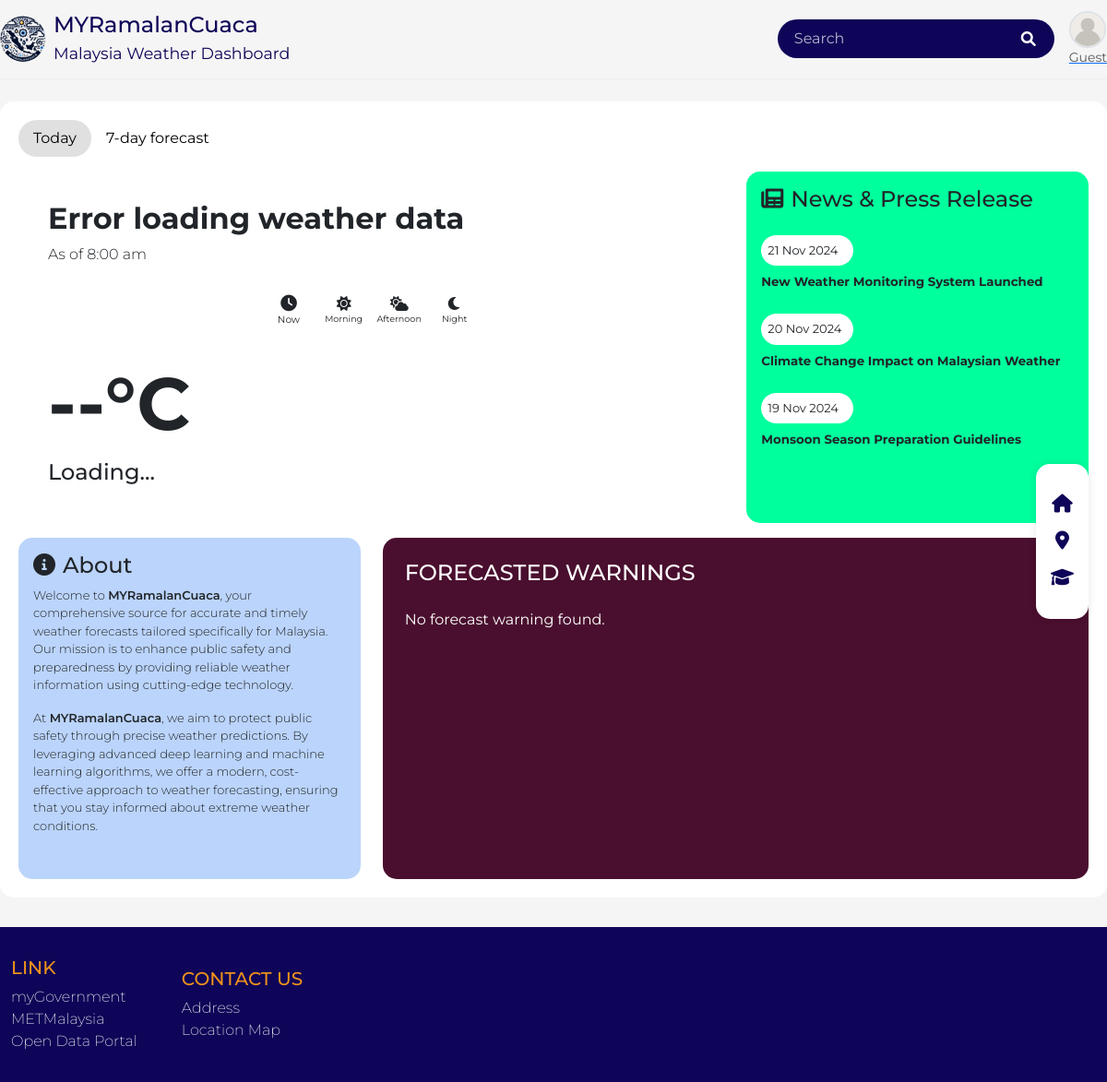
Page /dashboard.php on the committed database.
### tables this page shows
CREATE TABLE `news` (
  `id` int(11) NOT NULL,
  `title` varchar(200) NOT NULL,
  `content` text NOT NULL,
  `published_date` timestamp NOT NULL DEFAULT current_timestamp() ON UPDATE current_timestamp(),
  `created_by` int(11) NOT NULL,
  `created_at` timestamp NOT NULL DEFAULT current_timestamp(),
  `updated_at` timestamp NOT NULL DEFAULT current_timestamp() ON UPDATE current_timestamp()
);

### dashboard.php (the view, shortened to what this page needs)
<?php require('header.php') ?>
<?php
$conn = new mysqli('localhost', 'root', '', 'weather_app');
$location = isset($_GET['location']) ? $_GET['location'] : 'Gombak';
$clean_location = $conn->real_escape_string($location);
$news_result = $conn->query("SELECT title,content,published_date FROM news ORDER BY published_date DESC LIMIT 3");
$warnings_result = $conn->query("
    SELECT w.*, l.name as location_name
    FROM weather_warnings w
    LEFT JOIN locations l ON w.location_id = l.id
    WHERE l.name LIKE '%{$clean_location}%'
    ORDER BY w.severity DESC, w.start_date DESC
    LIMIT 3
");
?>
<link href="./template.css" rel="stylesheet">
<link rel="stylesheet" href="https://unpkg.com/leaflet/dist/leaflet.css" />
<div class="main-content my-4">
    <ul class="nav nav-pills mb-3" id="weatherTabs">
        <li class="nav-item"><button class="nav-link active" data-bs-toggle="tab" data-bs-target="#today">Today</button>
        </li>
        <li class="nav-item"><button class="nav-link" data-bs-toggle="tab" data-bs-target="#forecast">7-day
                forecast</button></li>
    </ul>
    <div class="tab-content">
        <div class="tab-pane fade show active" id="today">
            <div class="row">
                <div class="col-md-8 mb-3">
                    <div class="weather-card">
                        <div class="weather-info">
                            <h2 id="location">Loading...</h2>
                            <p id="timestamp" class="mb-4">As of 8:00 am</p>
                            <div class="weather-time-selector mb-3">
                                <button class="weather-time-btn active" data-time="now">
                                    <i class="fas fa-clock"></i>
                                    <span>Now</span>
                                </button>
                                <button class="weather-time-btn" data-time="morning">
                                    <i class="fas fa-sun"></i>
                                    <span>Morning</span>
                                </button>
                                <button class="weather-time-btn" data-time="afternoon">
                                    <i class="fas fa-cloud-sun"></i>
                                    <span>Afternoon</span>
                                </button>
                                <button class="weather-time-btn" data-time="night">
                                    <i class="fas fa-moon"></i>
                                    <span>Night</span>
                                </button>
                            </div>
                            <div class="temperature" id="temperature">--°C</div>
                            <div id="condition" class="h4">Loading...</div>
                        </div>
                    </div>
                </div>
                <div class="col-md mb-3">
                    <div class="news-card pb-0">
                        <h4><i class="fas fa-newspaper me-2"></i>News & Press Release</h4>
                        <div class="">
                            <?php while ($news = $news_result->fetch_assoc()): ?>
                                <div class="mt-4">
                                    <div class="custom-published-date" style="font-size:small;">
                                        <?= date('d M Y', strtotime($news['published_date'])) ?>
                                    </div>
                                    <p class="mt-2" style="font-size:smaller; font-weight: 700;">
                                        <?= htmlspecialchars($news['title']) ?>
                                    </p>
                                </div>
                            <?php endwhile ?>
                        </div>
                    </div>
                </div>
            </div>
        </div>
    </div>
    <div class="row g-4">
        <div class="col-md-4">
            <div class="about-section" style="min-height:370px">
                <h4><i class="fas fa-info-circle me-2"></i>About</h4>
                <p style="font-size:small">Welcome to <strong style="font-weight:600;">MYRamalanCuaca</strong>, your
                    comprehensive source for
                    accurate and timely weather forecasts tailored specifically for Malaysia. Our mission is to
                    enhance public safety and preparedness by providing reliable weather information using
                    cutting-edge technology.</p>
                <p style="font-size:small" class="mt-3">At <strong style="font-weight:600;">MYRamalanCuaca</strong>, we
                    aim to protect public
                    safety through precise weather predictions. By leveraging advanced deep learning and machine
                    learning algorithms, we offer a modern, cost-effective approach to weather forecasting, ensuring
                    that you stay informed about extreme weather conditions.</p>
            </div>
        </div>
        <div class="col-md">
            <div class="warning-section" style="min-height:370px">
                <h4 class="mb-4">FORECASTED WARNINGS</h4>
                <div class="row g-3">
                    <?php if ($warnings_result->num_rows > 0):
                        while ($warning = $warnings_result->fetch_assoc()): ?>
                            <div class="col-md-4">
                                <div class="warning-card">
                                    <div class="severity-indicator severity-<?= strtolower($warning['severity']) ?>"></div>
                                    <h5 class="text-dark mb-3"><?= htmlspecialchars($warning['title']) ?></h5>
                                    <div class="p-2">
                                        <p class="small text-dark mb-2"><?= htmlspecialchars($warning['description']) ?></p>
                                        <small class="d-block text-dark mb-2">
                                            Location: <?= htmlspecialchars($warning['location_name']) ?>
                                        </small>
                                        <div class="warning-map" id="map-<?= $warning['id'] ?>"
                                            data-area='<?= htmlspecialchars($warning['affected_area'] ?? '') ?>'
                                            data-severity="<?= htmlspecialchars($warning['severity']) ?>"
                                            style="height: 150px; margin: 10px 0; border-radius: 8px;">
                                        </div>
                                        <small class="d-block text-dark">
                                            Until: <?= date('d M Y H:i', strtotime($warning['end_date'])) ?>
                                        </small>
                                    </div>
                                </div>
                            </div>
                        <?php endwhile; ?>
                    <?php else: ?>
                        <div>No forecast warning found.</div>
                    <?php endif ?>
                </div>
            </div>
        </div>
    </div>
</div>
<?php require('footer.php') ?>

### template.css (style rules this page uses)
:root { --primary: #0f0558; --secondary: #0d47a1; }
body { font-family: Arial, sans-serif; background: #f5f5f5; }
.nav-pills .nav-link { color: #000; cursor: pointer; }
.nav-pills .nav-link.active { background: #e0e0e0; color: #000; border-radius: 20px; }
.weather-card { background: linear-gradient( to right, rgba(255, 255, 255, 0.8), rgba(255, 255, 255, 0.6) ); background-size: cover; background-position: center; border-radius: 15px; padding: 2rem; min-height: 300px; transition: 0.3s; }
.temperature { font-size: 5rem; font-weight: 700; }
.news-card, .about-section { border-radius: 15px; padding: 1rem; height: 100%; }
.news-card { background: #00ff9d; }
.about-section { background: #bbd4fb; }
.warning-section { background: #4a0f2e; color: #fff; border-radius: 15px; padding: 1.5rem; }
.main-content { max-width: 1200px; margin: 0 auto; background: #fff; padding: 20px; border-radius: 15px; }
.custom-published-date { background: #fff; padding: 7px; border-radius: 25px; width: 100px; font-size: small; margin: 0px; }
.tab-content > .tab-pane { display: none; }
.tab-content > .active { display: block; }
.weather-info { position: relative; z-index: 1; }
body { font-family: 'Montserrat', sans-serif; }
h2 { font-weight: 700; }
p { font-weight: 300; }

### dashboard.php (style rules this page uses)
.weather-time-selector { display: flex; justify-content: center; gap: 10px; }
.weather-time-btn { background: rgba(255, 255, 255, 0.2); border: none; border-radius: 50%; width: 50px; height: 50px; display: flex; flex-direction: column; align-items: center; justify-content: center; color: inherit; transition: all 0.3s ease; padding: 8px; }
.weather-time-btn span { font-size: 0.6rem; margin-top: 2px; }
.weather-time-btn.active { background: rgba(255, 255, 255, 0.4); transform: scale(1.1); }

### rows in the picture
news: published_date "21 Nov 2024", title "New Weather Monitoring System Launched"
news: published_date "20 Nov 2024", title "Climate Change Impact on Malaysian Weather"
news: published_date "19 Nov 2024", title "Monsoon Season Preparation Guidelines"
